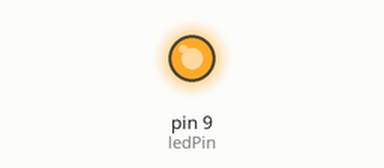
A sketch run on a simulated Arduino Uno, built with avr-gcc and run on an emulated ATmega328P. Parts: output pins drawn as LEDs (lit = HIGH).

Above: at 20.48 s.
Timing chart, 0 to 40.0 s (numbered marks = the images above):
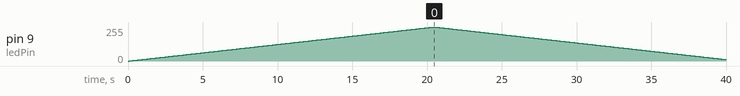

Measured:
- by itself, pin 9 (ledPin): rises from 0/255 to 255/255 in 20.3 s, then falls to 12/255 in 19.5 s

The sketch:

_3.for.ino
```cpp
int ledPin=9;

void setup() {
  pinMode(ledPin, OUTPUT);
}

void loop() {
  for(int i=0;i<=255;i++){
    analogWrite(ledPin, i);
    delay(80);
  }
  for(int i=255;i>=0;i--){
    analogWrite(ledPin, i);
    delay(80);
  }

}
```
